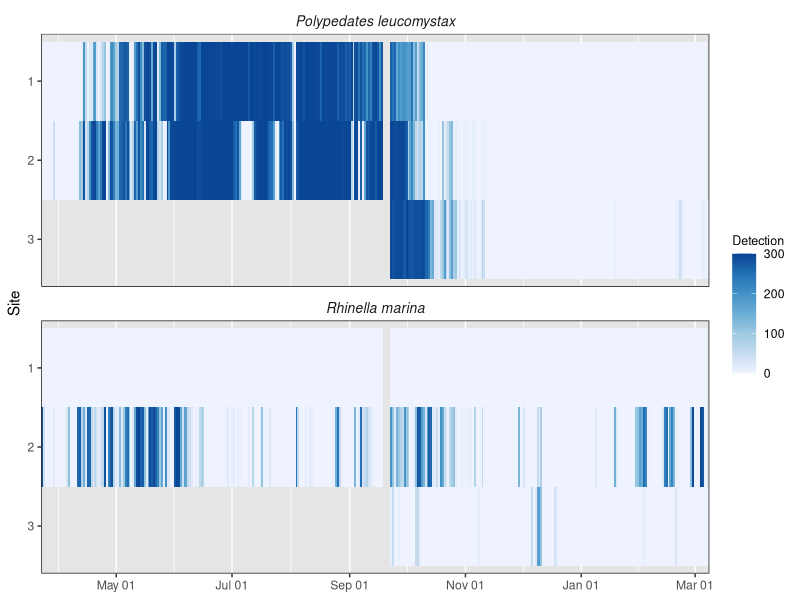
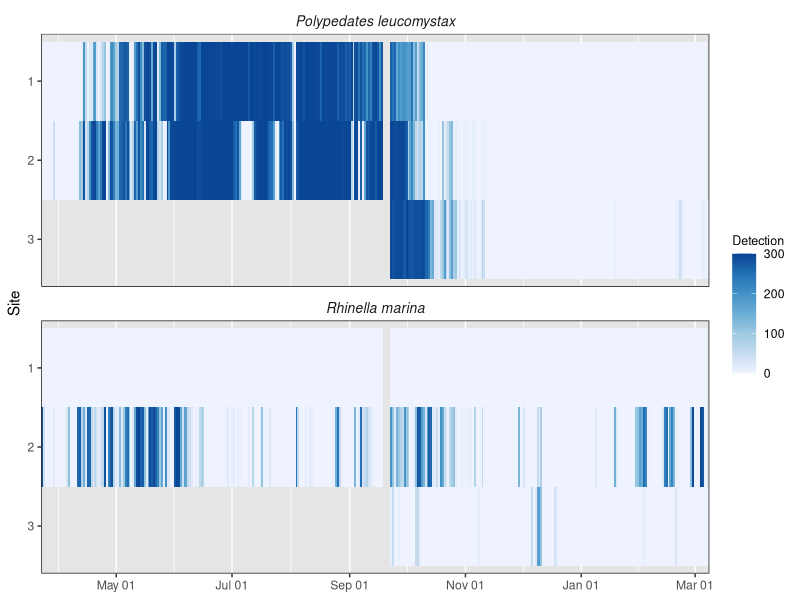

Here is the R script that generated these plots, in order:
# Figure 4
# Breeding phenology of Polypedates leucomystax and Rhinella marina

library(tidyverse)

# Load and clean data
df <- read_csv("data/call-segments_threshold0.5.csv")

df2 <- df |> 
  filter(species %in% c("POLLEU", "RHIMAR") & site != "4") |> 
  mutate(
    species = case_when(
      species=="POLLEU" ~ "Polypedates leucomystax",
      species=="RHIMAR" ~ "Rhinella marina"
    )
  )


# Plot
ggplot(df2, aes(date, as.character(site), fill=num_call_segments))+
  geom_tile()+
  scale_fill_distiller(palette = "Blues", direction = 1)+
  facet_wrap("species", ncol=1)+
  scale_x_date(date_breaks="2 months", date_labels = "%b %d", expand=c(0,0))+
  scale_y_discrete(limits = c("3", "2", "1"))+
  labs(x=NULL, y="Site", fill="Detection")+
  theme(
    panel.border = element_rect(colour = "gray10", fill = NA),
    panel.background = element_rect(fill = "grey90"),
    panel.grid = element_line(color="white"),
    panel.grid.major.y = element_blank(),
    text = element_text(size=11),
    legend.title = element_text(size=9, hjust=0, margin=margin(b=5, r=0)),
    strip.background = element_rect(fill="white", color=NA),
    strip.text = element_text(size=10, face="italic", margin=margin(t=4, b=4)),
  )

ggsave("figs/Fig4.png", w=174, h=85, units = "mm", dpi=600) 

